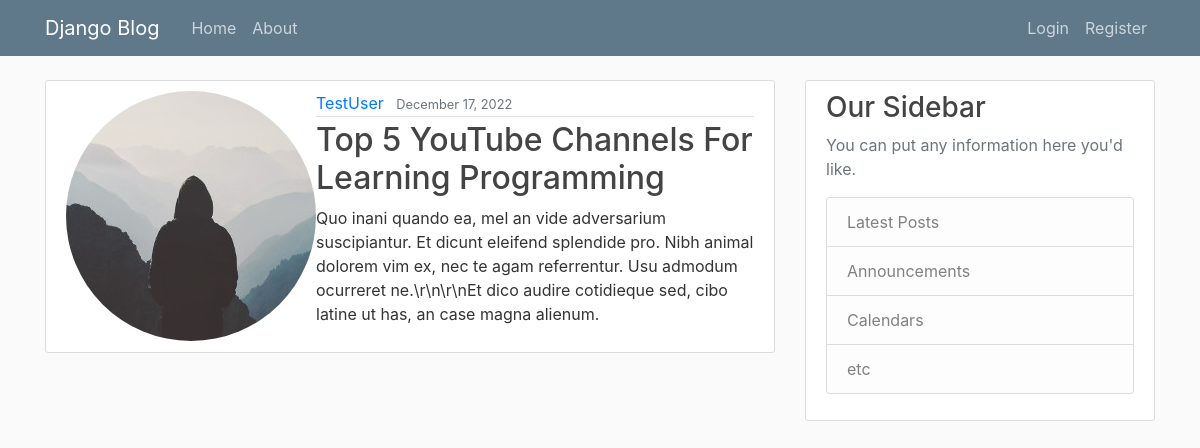
The page /post/30/ on the database its author committed.
### blog/models.py (models this page shows, shortened)
class Post(models.Model):
    title = models.CharField(max_length=100)
    content = models.TextField()
    date_posted = models.DateTimeField(default=timezone.now)
    author = models.ForeignKey(User, on_delete=models.CASCADE)

### users/models.py (models this page shows, shortened)
class Profile(models.Model):
    user = models.OneToOneField(User, on_delete=models.CASCADE)
    image = models.ImageField(default='default.jpg', upload_to='profile_pics')

### blog/views.py (the view)
# urls.py: path('post/<int:pk>/', PostDetailView.as_view(), name = 'post-detail'),
class PostDetailView(DetailView):
    model = Post

### blog/templates/blog/post_detail.html (shortened to what this page needs)
{% extends "blog/base.html" %}
{% block content %}
    <article class="media content-section">
        <img class = "rounded-circle article-image" src="{{ object.author.profile.image.url }}" >
        <div class="media-body">
        <div class="article-metadata">
            <a class="mr-2" href="{% url 'user-posts' object.author.username %}">{{ object.author }}</a>
            <small class="text-muted">{{ object.date_posted|date:"F d, Y" }}</small>
        </div>
        <h2 class="article-title">{{ object.title }}</h2>
        <p class="article-content">{{ object.content }}</p>
        </div>
    </article>
{% endblock content %}

### blog/static/blog/main.css (style rules this page uses)
body { background: #fafafa; color: #333333; margin-top: 5rem; }
h1, h2, h3, h4, h5, h6 { color: #444444; }
.content-section { background: #ffffff; padding: 10px 20px; border: 1px solid #dddddd; border-radius: 3px; margin-bottom: 20px; }
.article-title { color: #444444; }
.article-content { white-space: pre-line; }
.article-metadata { padding-bottom: 1px; margin-bottom: 4px; border-bottom: 1px solid #e3e3e3 }

### rows shown on the page
Post: author.profile.image (placeholder picture), author "TestUser", date_posted "December 17, 2022", title "Top 5 YouTube Channels For Learning Programming", content "Quo inani quando ea, mel an vide adversarium suscipiantur. Et dicunt eleifend splendide pro. Nibh animal dolorem vim ex, nec te agam referrentur. Usu admodum ocurreret ne.\\r\\n\\r\\nEt dico audire cotidieque sed, cibo latine ut has, an case magna alienum."
